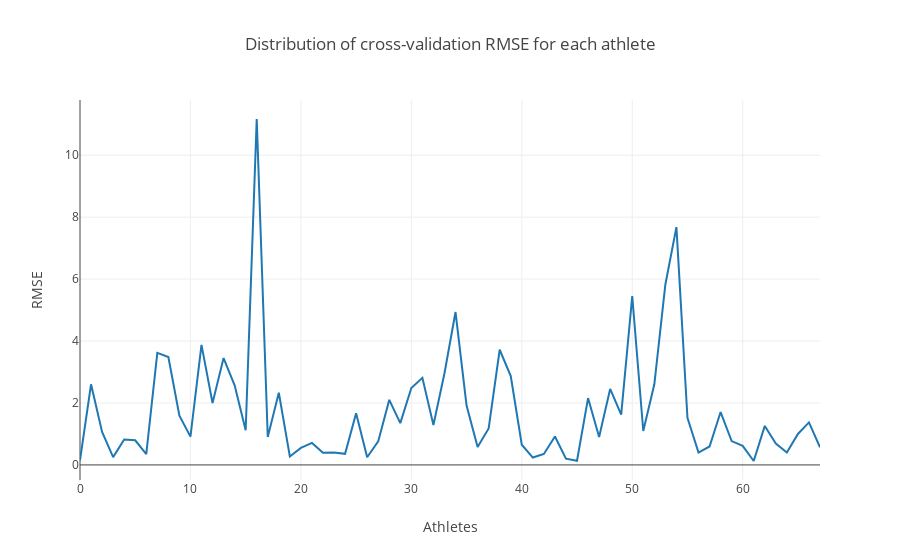

The cell this chart's notebook holds for it:
### Code cell
results = np.nanmean((padded_targetvalues - padded_predictions)**2, axis=2) ** .5

# visulizing the results of repeated cross-validation RMSE for each person via a boxplot
df = DataFrame(results)
plotData = [] 
# for col in df.columns:
#     plotData.append(go.Box(y= df[col], name=col, showlegend=False)) 
plotData.append(go.Scatter(x= df.columns, y=df.mean(), mode='lines', name='mean'))

layout = dict(title = 'Distribution of cross-validation RMSE for each athlete',
              xaxis = dict(title = 'Athletes'),
              yaxis = dict(title = 'RMSE'))

iplot(dict(data=plotData, layout=layout))

### Figure 1 — Plotly figure (JSON) as saved in the notebook; plotly's stock layout.template omitted (floating-point values rounded to 4 significant figures)
{"data": [{"mode": "lines", "name": "mean", "type": "scatter", "x": [0, 1, 2, 3, 4, 5, 6, 7, 8, 9, 10, 11, 12, 13, 14, 15, 16, 17, 18, 19, 20, 21, 22, 23, 24, 25, 26, 27, 28, 29, 30, 31, 32, 33, 34, 35, 36, 37, 38, 39, 40, 41, 42, 43, 44, 45, 46, 47, 48, 49, 50, 51, 52, 53, 54, 55, 56, 57, 58, 59, 60, 61, 62, 63, 64, 65, 66, 67], "y": [0.1505, 2.602, 1.066, 0.2516, 0.8188, 0.7944, 0.3472, 3.62, 3.484, 1.593, 0.9138, 3.876, 2.0, 3.449, 2.57, 1.12, 11.17, 0.9019, 2.332, 0.2747, 0.5513, 0.7101, 0.3946, 0.3996, 0.3595, 1.668, 0.2477, 0.7587, 2.101, 1.348, 2.482, 2.814, 1.29, 2.959, 4.937, 1.918, 0.5799, 1.179, 3.719, 2.871, 0.6524, 0.2377, 0.3537, 0.9196, 0.2031, 0.1341, 2.159, 0.9045, 2.454, 1.622, 5.448, 1.096, 2.605, 5.827, 7.679, 1.518, 0.4012, 0.5966, 1.708, 0.7693, 0.6169, 0.127, 1.26, 0.6916, 0.3997, 0.9997, 1.372, 0.5683]}], "layout": {"title": "Distribution of cross-validation RMSE for each athlete", "xaxis": {"title": "Athletes"}, "yaxis": {"title": "RMSE"}}}
